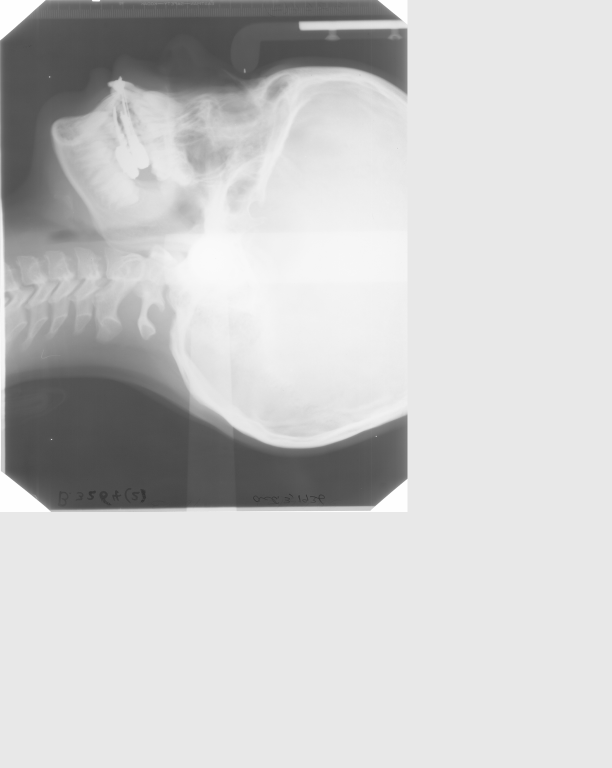
#> input picture bbc_clean/treerez/scan.png, 1223 x 1536 px, found by its file name (shown at 1/2 size)
$ jupyter execute treerez_logbook.ipynb
#> lines starting #> are read from the running program, lines starting #| are printed output that depends on the picture; after the words box and inside, x2 and y2 are one past the last pixel; in counts of white or black regions, pixels touching at a corner belong together
# Developing a Script to Sample a Random Subset of the BB-Collection Patients
### This process also involves resizing the TIFF scans and auto-trimming any present white-noise background.

The *treerez.py* script accepts various parameters as input:

- *source*: This is the folder containing patients.
- *destination*: This is the folder where the sampled patients, with the resized and trimmed scans, will be stored.
- *resolution*: This is the target resolution in pixels of the sampled TIFFs.
- *quantity*: This is the number of patients to randomly select from the *source* folder.
- *trim*: This is the threshold value (between 0 and 255) to generate a mask for the trimming process.

The script is designed to do the following:

- Randomly select an arbitrary quantity of patients from the original BB-collection dataset.
- Open and convert the 16-bit grayscale TIFFs to 8-bit grayscale.
- Apply a simple masking algorithm to cut off potential large white-noise background areas.
- Resize the images to an arbitrary lower resolution, as the original high-res is not desirable for subsequent ML/AI passes.
- Save all images as PNGs, a versatile image format that supports lossless compression while maintaining the original folder structure.
- Log errors and collect full path of TIFFs that could not be processed in a text file.

The most intriguing part of this algorithm is the trimming process, which will be described as follows:

[cell 1]
# Import needed modlules
from PIL import Image, ImageDraw
import numpy as np

[cell 2]
# Open the sample image "scan.png" and resize it to fit on the notebook
img = Image.open("scan.png")
#> img is the input picture: PIL image 1223x1536 RGB; min 44, max 255, mean 203
img = img.convert('L')
#> img: PIL image 1223x1536 L
thumbnail = img.resize(size=(img.width//4,img.height//4))
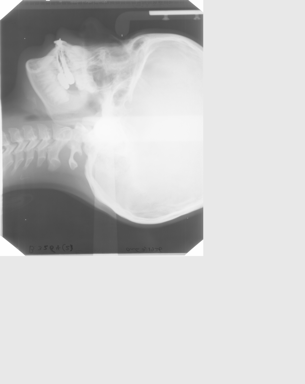
#> thumbnail: PIL image 305x384 L; min 49, max 255, mean 202.9
display(thumbnail)

#### Generating the 1-bit Mask
A certain number of TIFFs from the original BB collection may exhibit a large "white-noise" background, which needs to be discarded.
To address this, we first create a 1-bit mask based on an arbitrary threshold, ranging from 0-255.
Any pixel that exceeds this threshold (i.e., brighter) will be designated as white in the mask, while all other pixels will be designated as black.
The aim is to select a threshold value that's low enough to render the background noise completely white in the mask, while ensuring that the majority of the pixels remain black.

[cell 3]
# convert the image to a byte array to do the actual processing with the Numpy module
np_img = np.array(img)

# choose a suitable threshold
mask = np_img > 230
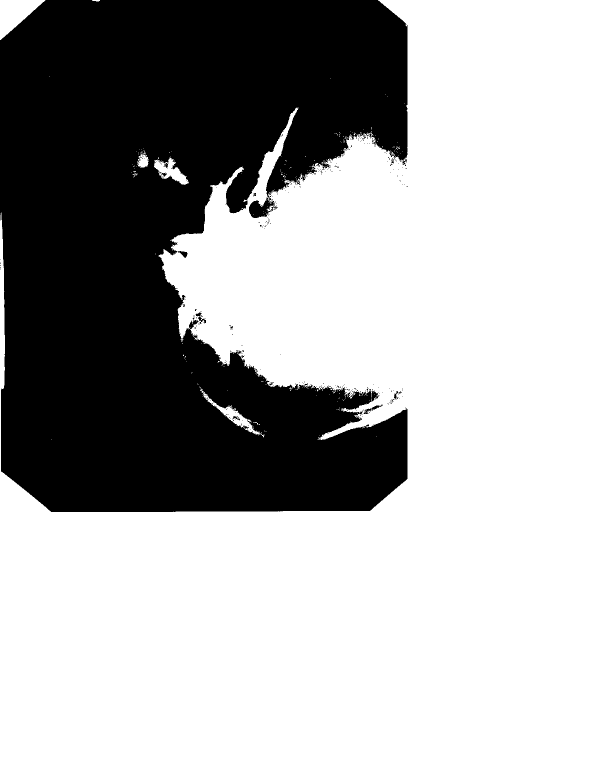
#> mask: shape (1536, 1223) bool (shown at 1/2 size); 66.6% white; 317 black regions (304 under 20 px), largest, box (x1, y1, x2, y2) and area: (0, 0, 815, 1024) 625273, (356, 502, 375, 516) 132, (396, 634, 412, 649) 96

# convert the array back to a Pillow image to display it
mask_img = Image.fromarray(mask)

# resize for notebook and add a border to show the white background is still there
thumbnail = mask_img.resize(size=(mask_img.width//4, mask_img.height//4))
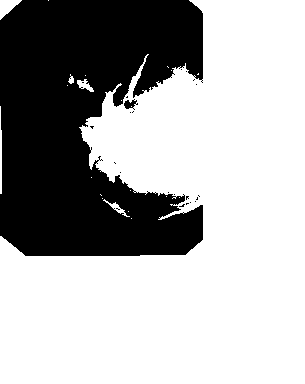
#> thumbnail: PIL image 305x384 1; 66.7% white; 23 black regions (21 under 20 px), largest, box (x1, y1, x2, y2) and area: (0, 0, 203, 256) 38913, (124, 99, 138, 110) 82
draw = ImageDraw.Draw(thumbnail)
width, height = thumbnail.size
#> width = 305; height = 384
border_width = 1
border_color = 0  # Black
draw.rectangle([(0, 0), (width - 1, height - 1)], outline=border_color, width=border_width)
display(thumbnail)
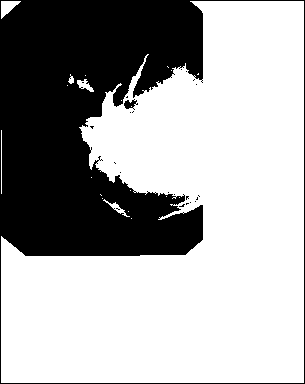
#> shown: PIL image 305x384 1; 65.7% white; 23 black regions (21 under 20 px), largest, box (x1, y1, x2, y2) and area: (0, 0, 305, 384) 39993, (124, 99, 138, 110) 82

#### Finding the Coordinates of the Encompassing Rectangle
The next step involves determining the x,y coordinates of the top-left and bottom-right corners of the encompassing rectangle.
The `argwhere` function from the `numpy` module provides an array of x,y coordinates of every black pixel in the mask.
Subsequently, we identify the top-left and bottom-right corners of the rectangle that encompasses all the black pixels.
This is done by finding the minimum and maximum values of x and y in the `coords` array.

[cell 4]
# argwhere selects coordinates of white pixels (1 or True)
# so we need to invert the mask with '~' to get black pixels coordinates
coords = np.argwhere(~mask)
#> coords = 626648 pairs, first value 0 to 1023, second value 0 to 814

# extract top/left bottom/right rectangle coordinates
x0, y0 = coords.min(axis=0)
#> x0 = 0; y0 = 0
x1, y1 = coords.max(axis=0) + 1
#> x1 = 1024; y1 = 815

# crop the image to the rectangle we just found
np_cropped = np_img[x0:x1, y0:y1]
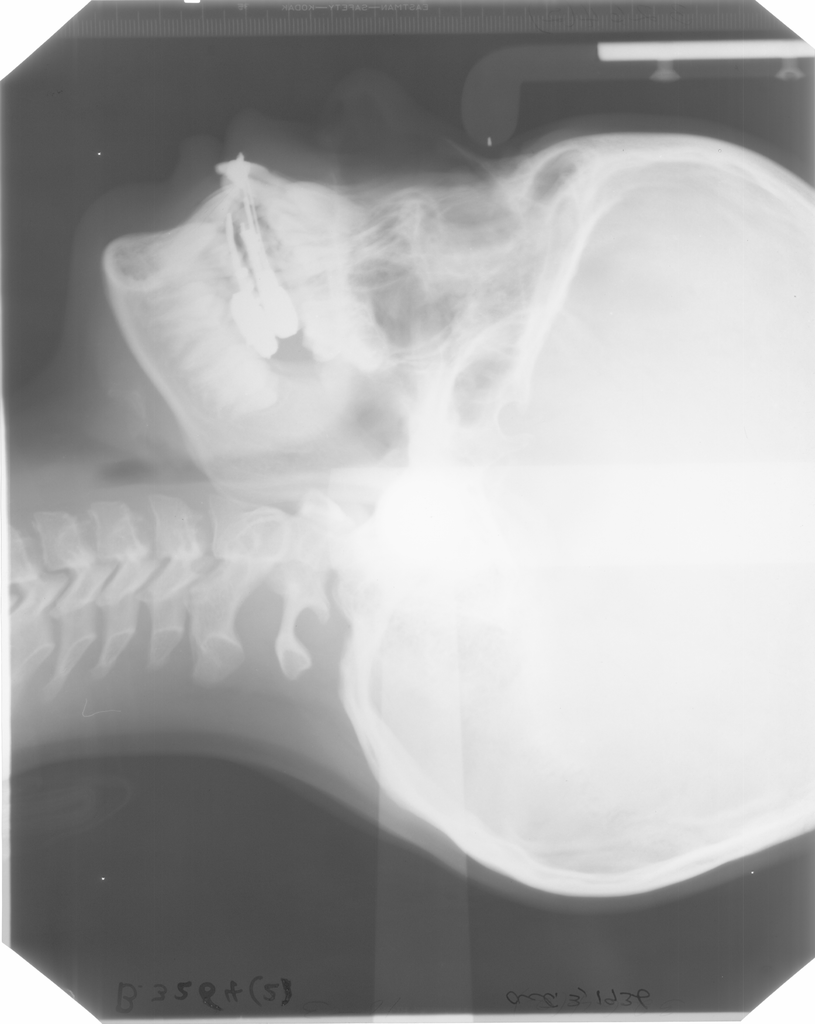
#> np_cropped: shape (1024, 815); min 44, max 255, mean 166.6

# convert the array back to a Pillow image, resize and display
cropped_img = Image.fromarray(np_cropped)
thumbnail = cropped_img.resize(size=(mask_img.width//4, mask_img.height//4))
#> thumbnail: PIL image 305x384 L
display(thumbnail)
